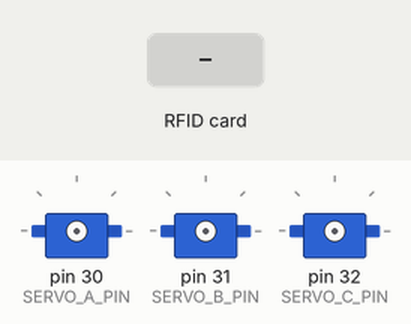
A sketch run on a simulated Arduino Mega 2560, built with avr-gcc and run on an emulated ATmega2560. Parts: 3 × servo. The test bench sets the inputs (shaded band). What the sketch prints to the serial monitor is not drawn.

Above: at 0.0 s.
At 4.6 s:
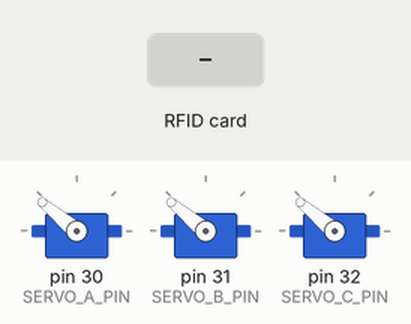
4.7 s: RFID card 5E 7A 19 C4 held to the reader
At 6.1 s:
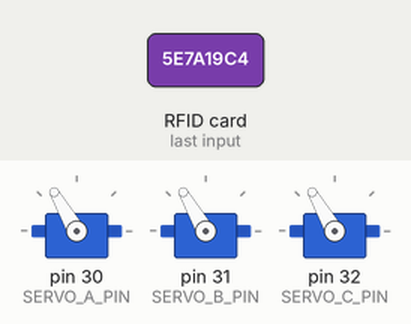
Timing chart, 0 to 9.1 s (numbered marks = the images above; inputs shaded):
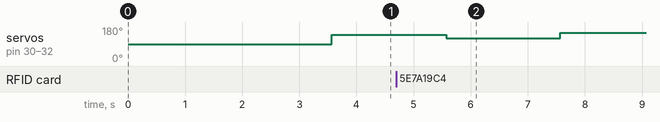

The sketch:

rfid_tommy.ino
```cpp
// #include <SPI.h>
// #include <MFRC522.h>
// #include <Wire.h>

// #define SS_PIN 10
// #define RST_PIN 9

// /* wat is de id van iedere chip? */
// int CHIP1[4] = { 132, 144, 108, 167 };
// int CHIP2[4] = { 132, 144, 108, 167 };
// int CHIP3[4] = { 132, 144, 108, 167 };
// int CHIP4[4] = { 132, 144, 108, 167 };gjdsgnjsdnjglkdsnlkagdnjkgnjldajgnfjkddfggggggggggg
// int CHIP5[4] = { 132, 144, 108, 167 };
// int CHIP6[4] = { 132, 144, 108, 167 };
// int CHIP7[4] = { 132, 144, 108, 167 };
// int CHIP8[4] = { 132, 144, 108, 167 };
// int CHIP9[4] = { 132, 144, 108, 167 };
// int CHIP10[4] = { 132, 144, 108, 167 };

// int beweegnaar;

// /*gejat van example*/

// MFRC522 rfid(SS_PIN, RST_PIN);

// MFRC522::MIFARE_Key key;

// byte nuidPICC[4];

// void setup() {
//   Wire.begin();

//   Serial.begin(9600);
//   SPI.begin();      // Init SPI bus
//   rfid.PCD_Init();  // Init MFRC522

//   for (byte i = 0; i < 6; i++) {
//     key.keyByte[i] = 0xFF;
//   }

//   Serial.println(F("Please scan your UAC badge"));
//   Serial.print(F("Tip: Have you filled out your UAC accidental death and dismemberment form yet? See Jessica in human resources for assistance"));
//   printHex(key.keyByte, MFRC522::MF_KEY_SIZE);
//   Serial.println(F(" _   _"));
//   Serial.println(F("| |_| |__   ___ _ __ __ _ _ __   ___  ___"));
//   Serial.println(F("| __| '_ \ / _ \ '__/ _` | '_ \ / _ \/ __|"));
//   Serial.println(F("| |_| | | |  __/ | | (_| | | | | (_) \__ "));
//   Serial.println(F(" \__|_| |_|\___|_|  \__,_|_| |_|\___/|___/"));
//   Serial.println(F(""));
// }

// void loop() {

//   // Reset the loop if no new card present on the sensor/reader. This saves the entire process when idle.
//   if (!rfid.PICC_IsNewCardPresent())
//     return;

//   // Verify if the NUID has been readed
//   if (!rfid.PICC_ReadCardSerial())
//     return;

//   Serial.print(F("PICC type: "));
//   MFRC522::PICC_Type piccType = rfid.PICC_GetType(rfid.uid.sak);
//   Serial.println(rfid.PICC_GetTypeName(piccType));

//   // Check is the PICC of Classic MIFARE type
//   if (piccType != MFRC522::PICC_TYPE_MIFARE_MINI && piccType != MFRC522::PICC_TYPE_MIFARE_1K && piccType != MFRC522::PICC_TYPE_MIFARE_4K) {
//     Serial.println(F("Verkeerde soort tag. Luca is een mongool."));
//     return;
//   }

//   if (rfid.uid.uidByte[0] != nuidPICC[0] || rfid.uid.uidByte[1] != nuidPICC[1] || rfid.uid.uidByte[2] != nuidPICC[2] || rfid.uid.uidByte[3] != nuidPICC[3]) {
//     Serial.println(F("Er is een tag gedetecteerd! Joepie!"));
//     Serial.println(F("Het ID is:"));

//     // Store NUID into nuidPICC array
//     for (byte i = 0; i < 4; i++) {
//       nuidPICC[i] = rfid.uid.uidByte[i];
//     }

//     printDec(rfid.uid.uidByte, rfid.uid.size);
//     Serial.println();

//     Serial.println(F("⠀⠀⠀⠀⠀⠀⠀⠀⠀⠀⠀⠀⠀⠀⠀⠀⠀⠀⠀⠀⠀⠀⢀⣠⣤⣤⣤⣀⠀⠀⠀⠀⠀⠀⠀⠀⠀⠀⠀⠀⠀⠀⠀⠀⠀⠀⠀⠀⠀"));
//     Serial.println(F("⠀⠀⠀⠀⠀⠀⠀⠀⠀⠀⠀⠀⠀⠀⠀⣀⣀⠀⠀⠀⢀⣴⠟⠉⠀⠀⠀⠈⠻⣦⡀⠀⠀⠀⣤⡀⠀⠀⠀⠀⠀⠀⠀⠀⠀⠀⠀⠀⠀"));
//     Serial.println(F("⠀⠀⠀⠀⠀⠀⠀⠀⠀⠀⠀⠀⠀⠀⢸⣿⣿⣷⣀⢀⣾⠿⠻⢶⣄⠀⠀⣠⣶⡿⠶⣄⣠⣾⣿⠗⠀⠀⠀⠀⠀⠀⠀⠀⠀⠀⠀⠀⠀"));
//     Serial.println(F("⠀⠀⠀⠀⠀⠀⠀⠀⠀⠀⠀⠀⠀⠀⠀⠀⠉⠉⢻⣿⣿⡿⣿⠿⣿⡿⢼⣿⣿⡿⣿⣎⡟⠉⠀⠀⠀⠀⠀⠀⠀⠀⠀⠀⠀⠀⠀⠀⠀"));
//     Serial.println(F("⠀⠀⠀⠀⠀⠀⠀⠀⠀⠀⠀⠀⠀⠀⠀⠀⠀⠀⣼⡟⠉⠛⢛⣛⡉⠀⠀⠙⠛⠻⠛⠑⣷⠀⠀⠀⠀⠀⠀⠀⠀⠀⠀⠀⠀⠀⠀⠀⠀"));
//     Serial.println(F("⠀⠀⠀⠀⠀⠀⠀⠀⠀⠀⠀⠀⠀⠀⠀⠀⠀⠈⣿⣀⣟⠻⢦⣀⡀⠀⠀⠀⠀⣀⡈⠻⣿⠀⠀⠀⠀⠀⠀⠀⠀⠀⠀⠀⠀⠀⠀⠀⠀"));
//     Serial.println(F("⠀⠀⠀⠀⠀⠀⠀⠀⠀⠀⠀⠀⠀⠀⠀⠀⢀⣼⡿⠉⡇⠀⠀⠛⠛⠛⠋⠉⠉⠀⠀⠀⠹⢧⡀⠀⠀⠀⠀⠀⠀⠀⠀⠀⠀⠀⠀⠀⠀"));
//     Serial.println(F("⠀⠀⠀⠀⠀⠀⠀⠀⠀⠀⠀⠀⠀⠀⠀⢀⣾⡟⠀⢦⡀⠀⠀⠀⠀⠀⠀⠀⠀⠀⠀⠀⠃⠀⠈⠑⠪⠷⠤⣀⠀⠀⠀⠀⠀⠀⠀⠀⠀"));
//     Serial.println(F("⠀⠀⠀⠀⠀⠀⠀⠀⠀⠀⠀⠀⢀⣠⣾⣿⣿⣿⣦⣼⠛⢦⣤⣄⡀⠀⠀⠀⠀⡀⠀⠀⠀⠀⠀⠀⠀⠀⠀⠀⠉⠑⠢⡀⠀⠀⠀⠀⠀"));
//     Serial.println(F("⠀⠀⠀⠀⠀⠀⠀⢀⣠⠴⠲⠖⠛⠻⣿⡿⠛⠉⠉⠻⠷⣦⣽⠿⠿⠒⠚⠋⠉⠁⡞⠁⠀⠀⠀⠀⠀⠀⠀⠀⠀⠀⠀⠘⢦⠀⠀⠀⠀"));
//     Serial.println(F("⠀⠀⠀⠀⠀⢀⣾⠛⠁⠀⠀⠀⠀⠀⠉⠀⠀⠀⠀⠀⠀⠀⠀⠀⠀⠀⠀⠤⠒⠉⠀⠀⠀⠀⠀⠀⠀⠀⠀⠀⠀⠀⠀⠀⠈⢣⠀⠀⠀"));
//     Serial.println(F("⠀⠀⠀⠀⣰⡿⠃⠀⠀⠀⠀⠀⠀⠀⠀⠀⠀⠀⠀⠀⠀⠀⠀⠀⣑⠀⠀⠀⠀⠀⠀⠀⠀⠀⠀⠀⠀⠀⠀⠀⠀⠀⠀⠀⠀⠈⡇⠀⠀"));
//     Serial.println(F("⠀⠀⠀⣰⣿⣁⠀⠀⠀⠀⠀⠀⠀⠀⠀⠀⠀⠀⠀⠀⠀⠀⠀⠀⣷⠀⠀⠀⠀⠀⠀⠀⠀⠀⠀⠀⠀⣾⣧⣄⠀⠀⠀⠀⠀⠀⢳⡀⠀"));
//     Serial.println(F("⠀⠀⠀⣿⡾⢿⣀⢀⣀⣦⣾⠃⠀⠀⠀⠀⠀⠀⠀⠀⠀⠀⠀⠀⣾⣀⠀⠀⠀⠀⠀⠀⠀⠀⠀⡰⣫⣿⡿⠟⠻⠶⠀⠀⠀⠀⠀⢳⠀"));
//     Serial.println(F("⠀⠀⢀⣿⣧⡾⣿⣿⣿⣿⣿⡷⣶⣤⡀⠀⠀⠀⠀⠀⠀⠀⢀⡴⢿⣿⣧⠀⡀⠀⢀⣀⣀⢒⣤⣶⣿⣿⠁⠀⠀⠀⠀⠀⠀⠀⠀⠀⡇"));
//     Serial.println(F("⠀⣸⠃⠀⠀⢸⠃⠀⠀⢸⣿⣿⣿⣿⣿⣿⣷⣾⣿⣿⠟⡉⠀⠀⠀⠈⠙⠛⠻⢿⣿⣿⣿⣿⣿⣿⣿⣿⠀⠀⠀⠀⠀⠀⠀⠀⠀⠀⡇"));
//     Serial.println(F("⠀⣿⠀⠀⢀⡏⠀⠀⠀⢸⣿⣿⣿⣿⣿⣿⣿⠿⠿⠛⠛⠉⠁⠀⠀⠀⠀⠀⠉⠠⠿⠟⠻⠟⠋⠉⢿⣿⣦⡀⢰⡀⠀⠀⠀⠀⠀⠀⠁"));
//     Serial.println(F("⢀⣿⡆⢀⡾⠀⠀⠀⠀⣾⠏⢿⣿⣿⣿⣯⣙⢷⡄⠀⠀⠀⠀⠀⢸⡄⠀⠀⠀⠀⠀⠀⠀⠀⢀⣤⣿⣻⢿⣷⣀⣷⣄⠀⠀⠀⠀⢸⠀"));
//     Serial.println(F("⢸⠃⠠⣼⠃⠀⠀⣠⣾⡟⠀⠈⢿⣿⡿⠿⣿⣿⡿⠿⠿⠿⠷⣄⠈⠿⠛⠻⠶⢶⣄⣀⣀⡠⠈⢛⡿⠃⠈⢿⣿⣿⡿⠀⠀⠀⠀⠀⡀"));
//     Serial.println(F("⠟⠀⠀⢻⣶⣶⣾⣿⡟⠁⠀⠀⢸⣿⢅⠀⠈⣿⡇⠀⠀⠀⠀⠀⣷⠂⠀⠀⠀⠀⠐⠋⠉⠉⠀⢸⠁⠀⠀⠀⢻⣿⠛⠀⠀⠀⠀⢀⠇"));
//     Serial.println(F("⠀⠀⠀⠀⠹⣿⣿⠋⠀⠀⠀⠀⢸⣧⠀⠰⡀⢸⣷⣤⣤⡄⠀⠀⣿⡀⠀⠀⠀⠀⠀⠀⠀⠀⢀⡆⠀⠀⠀⠀⡾⠀⠀⠀⠀⠀⠀⢼⡇"));
//     Serial.println(F("⠀⠀⠀⠀⠀⠙⢻⠄⠀⠀⠀⠀⣿⠉⠀⠀⠈⠓⢯⡉⠉⠉⢱⣶⠏⠙⠛⠚⠁⠀⠀⠀⠀⠀⣼⠇⠀⠀⠀⢀⡇⠀⠀⠀⠀⠀⠀⠀⡇"));
//     Serial.println(F("⠀⠀⠀⠀⠀⠀⠻⠄⠀⠀⠀⢀⣿⠀⢠⡄⠀⠀⠀⣁⠁⡀⠀⢠⠀⠀⠀⠀⠀⠀⠀⠀⢀⣐⡟⠀⠀⠀⠀⢸⡇⠀⠀⠀⠀⠀⠀⢠⡇"));

//     if (rfid.uid.uidByte[0] != CHIP1[0] || rfid.uid.uidByte[1] != CHIP1[1] || rfid.uid.uidByte[2] != CHIP1[2] || rfid.uid.uidByte[3] != CHIP1[3]) {
//       beweegnaar = 1;
//     }
//     if (rfid.uid.uidByte[0] != CHIP2[0] || rfid.uid.uidByte[1] != CHIP2[1] || rfid.uid.uidByte[2] != CHIP2[2] || rfid.uid.uidByte[3] != CHIP2[3]) {
//       beweegnaar = 2;
//     }
//     if (rfid.uid.uidByte[0] != CHIP3[0] || rfid.uid.uidByte[1] != CHIP3[1] || rfid.uid.uidByte[2] != CHIP3[2] || rfid.uid.uidByte[3] != CHIP3[3]) {
//       beweegnaar = 3;
//     }
//     if (rfid.uid.uidByte[0] != CHIP4[0] || rfid.uid.uidByte[1] != CHIP4[1] || rfid.uid.uidByte[2] != CHIP4[2] || rfid.uid.uidByte[3] != CHIP4[3]) {
//       beweegnaar = 4;
//     }
//     if (rfid.uid.uidByte[0] != CHIP5[0] || rfid.uid.uidByte[1] != CHIP5[1] || rfid.uid.uidByte[2] != CHIP5[2] || rfid.uid.uidByte[3] != CHIP5[3]) {
//       beweegnaar = 5;
//     }
//     if (rfid.uid.uidByte[0] != CHIP6[0] || rfid.uid.uidByte[1] != CHIP6[1] || rfid.uid.uidByte[2] != CHIP6[2] || rfid.uid.uidByte[3] != CHIP6[3]) {
//       beweegnaar = 6;
//     }
//     if (rfid.uid.uidByte[0] != CHIP7[0] || rfid.uid.uidByte[1] != CHIP7[1] || rfid.uid.uidByte[2] != CHIP7[2] || rfid.uid.uidByte[3] != CHIP7[3]) {
//       beweegnaar = 7;
//     }
//     if (rfid.uid.uidByte[0] != CHIP8[0] || rfid.uid.uidByte[1] != CHIP8[1] || rfid.uid.uidByte[2] != CHIP8[2] || rfid.uid.uidByte[3] != CHIP8[3]) {
//       beweegnaar = 8;
//     }
//     if (rfid.uid.uidByte[0] != CHIP9[0] || rfid.uid.uidByte[1] != CHIP9[1] || rfid.uid.uidByte[2] != CHIP9[2] || rfid.uid.uidByte[3] != CHIP9[3]) {
//       beweegnaar = 9;
//     }
//     if (rfid.uid.uidByte[0] != CHIP10[0] || rfid.uid.uidByte[1] != CHIP10[1] || rfid.uid.uidByte[2] != CHIP10[2] || rfid.uid.uidByte[3] != CHIP10[3]) {
//       beweegnaar = 10;
//     } else Serial.print("ERROR: chip is niet een van de 10");
//     return;

//     Serial.print(F("Plaats nu een medisch goedgekeurde beker in vakje: "));
//     Serial.println((beweegnaar));

//     Wire.beginTransmission(0x55);  // WELK ADRES??
//     Wire.write((beweegnaar));
//     Wire.endTransmission();

//     beweegnaar = 0;

//   } else Serial.println(F("Card read previously."));


//   // Halt PICC
//   rfid.PICC_HaltA();

//   // Stop encryption on PCD
//   rfid.PCD_StopCrypto1();
// }


// /**
//  * Helper routine to dump a byte array as hex values to Serial.
//  */
// void printHex(byte* buffer, byte bufferSize) {
//   for (byte i = 0; i < bufferSize; i++) {
//     Serial.print(buffer[i] < 0x10 ? " 0" : " ");
//     Serial.print(buffer[i], HEX);
//   }
// }

// /**
//  * Helper routine to dump a byte array as dec values to Serial.
//  */
// void printDec(byte* buffer, byte bufferSize) {
//   for (byte i = 0; i < bufferSize; i++) {
//     Serial.print(' ');
//     Serial.print(buffer[i], DEC);
//   }
// }
```

main_bot.cpp
```cpp
#include <Arduino.h>
#include <MFRC522.h>
#include <SPI.h>
#include <Wire.h>
#include <Servo.h>
#include <L298N.h>
void shrek();

/*Overflow sensor*/
#define SENSOR_OVERFLOW 12

/*Tank*/
#define SENSOR_TANK_LOW 13

/*Pump*/
#define PUMP_IN1    14
#define PUMP_IN2    15

/*Scanner*/
#define RC522_CS    53
#define RC522_RST   3

/*Buttons*/
#define BUTTON_START    9

/*Pump*/
L298N motor(PUMP_IN1, PUMP_IN2);

/*Servos*/
#define SERVO_A_PIN 30
#define SERVO_B_PIN 31
#define SERVO_C_PIN 32

#define SERVO_TIME_MIN  500
#define SERVO_TIME_MAX  2500
Servo servoA;
Servo servoB;
Servo servoC;

/*Scanner*/
MFRC522 rfid(RC522_CS, RC522_RST);

#define CARDLIST_UID_MAX_LEN    4
#define CARDLIST_UID_ENTRIES    3
char card_ids[CARDLIST_UID_ENTRIES][CARDLIST_UID_MAX_LEN]=
{
    {(char)0x53,(char)0x33,(char)0xA5,(char)0x91},
    {0,0,0,0},
    {0,0,0,0}
};

typedef struct
{
  float x,y,z;
} Vector3;

typedef struct
{
  float a,b,c;
} Servo_Angles;

const Vector3 coords[10]=
{
    {-15,30,100},
    {8,40,100},
    {-10,15,105},
    {12,25,100},
    {-5,0,105},
    {20,10,105},
    {0,-12,105},
    {25,-3,103},
    {8,-25,102},
    {31,-15,102}

};


Servo_Angles set_pos( Vector3 pos )
{
  Servo_Angles servo={0};

  servo.c+=sin(0)*pos.x;
  servo.a+=sin((2.0F/3.0F)*3.14F)*pos.x;
  servo.b+=sin(-(2.0F/3.0F)*3.14F)*pos.x;

  servo.c+=cos(0)*pos.y;
  servo.a+=cos((2.0F/3.0F)*3.14F)*pos.y;
  servo.b+=cos(-(2.0F/3.0F)*3.14F)*pos.y;

  servo.c+=pos.z;
  servo.a+=pos.z;
  servo.b+=pos.z;

  return servo;
}

void set_servos(Servo_Angles angs)
{
    servoA.write(angs.a);
    servoB.write(angs.b);
    servoC.write(angs.c);
}

void move_to(Vector3 pos)
{
    Serial.println("Going to: ");
    Serial.println(pos.x);
    Serial.println(pos.y);
    Serial.println(pos.z);

    Servo_Angles angs = set_pos({0,0,140});
    set_servos(angs);
    delay(2000);

    angs = set_pos({pos.x,pos.y,120});
    set_servos(angs);
    delay(2000);

    angs = set_pos({pos.x,pos.y,pos.z});
    set_servos(angs);
    delay(2000);
}

void move_home(Vector3 pos)
{
    Serial.println("Moving back home");
    Servo_Angles angs = set_pos({pos.x,pos.y,130});
    set_servos(angs);
    delay(2000);

    angs = set_pos({0,0,150});
    set_servos(angs);
    delay(2000);

}

/**
 * Helper routine to dump a byte array as hex values to Serial.
 */
void printHex(byte *buffer, byte bufferSize) {
  for (byte i = 0; i < bufferSize; i++) {
    Serial.print(buffer[i] < 0x10 ? " 0" : " ");
    Serial.print(buffer[i], HEX);
  }
}

/*Returns -1 on no match*/
int find_card()
{
    printHex(rfid.uid.uidByte, rfid.uid.size);
    for(int entry_i=0;entry_i<CARDLIST_UID_ENTRIES;entry_i++)
    {
        int comp = strcmp(card_ids[entry_i], (const char*)rfid.uid.uidByte);
        if(comp!=0) continue;

        Serial.println("MATCH");
        return entry_i;
    }

    return -1;
}

int scan_card()
{
    return 0;
}

#define STATE_INIT            -1
#define STATE_IDLE              0
#define STATE_READ              1
#define STATE_MOVING            2
#define STATE_INJECT            3
struct
{
    int state=STATE_INIT;
    int ID;
}
bot_sm_vars;

void bot_statemachine()
{
    static unsigned long lasttime;

    switch(bot_sm_vars.state)
    {
        case STATE_INIT:
        {
            Serial.println("Initializing RFID");
            pinMode(RC522_RST, OUTPUT);
            pinMode(RC522_CS, OUTPUT);
            rfid.PCD_Init(); // Init MFRC522

            move_to({0,0,150});

            Serial.println("Now scanning for cards...");
            bot_sm_vars.state = STATE_IDLE;

            break;
        }

        case STATE_IDLE:
        {
            /*Check if card is present*/
            if(!rfid.PICC_IsNewCardPresent()) break;
            Serial.println("Card detected");
            bot_sm_vars.state = STATE_READ;
            lasttime=millis();
            break;
        }

        case STATE_READ:
        {
            /*Timeout*/
            if(millis()-lasttime>1000)
            {
                Serial.println("Timeout");
                bot_sm_vars.state=STATE_IDLE;
                break;
            }

            /*Try to read card*/
            if(!rfid.PICC_ReadCardSerial()) break;
            Serial.println("Card read");

            /*Check type*/
            if(rfid.PICC_GetType(rfid.uid.sak) != MFRC522::PICC_TYPE_MIFARE_1K)
            {
                Serial.println("Incorrect card type");
                bot_sm_vars.state=STATE_IDLE;
                break;
            }

            Serial.println("READING");
            bot_sm_vars.ID = find_card();
            /*Card not found*/
            if(bot_sm_vars.ID==-1)
            {
                Serial.println("Card not found in database");
                bot_sm_vars.state=STATE_IDLE;
                break;
            }
            /*Card found*/
            bot_sm_vars.state=STATE_MOVING;
            break;
        }

        case STATE_MOVING:
        {
            /*Indicate position*/

            /*Wait till in position*/

            /*Wait till start*/
            if(digitalRead(BUTTON_START)) break;
            move_to(coords[bot_sm_vars.ID]);
            bot_sm_vars.state=STATE_INJECT;

            break;
        }

        case STATE_INJECT:
        {
            Serial.println("Injecting...");
            motor.forward();
            motor.setSpeed(255);
            delay(4000);
            motor.stop();
            delay(1000);
            move_home(coords[bot_sm_vars.ID]);
            bot_sm_vars.state=STATE_IDLE;
            break;
        }
    }
}

void setup()
{

    Serial.begin(9600);
    while(!Serial);
    shrek();
    SPI.begin(); // Init SPI bus

    pinMode(BUTTON_START, INPUT_PULLUP);

    servoA.attach(SERVO_A_PIN,SERVO_TIME_MIN, SERVO_TIME_MAX);
    servoB.attach(SERVO_B_PIN,SERVO_TIME_MIN, SERVO_TIME_MAX);
    servoC.attach(SERVO_C_PIN,SERVO_TIME_MIN, SERVO_TIME_MAX);
}

void loop()
{
    bot_statemachine();
    delay(5);
}

void shrek()
{
        Serial.println(F("⠀⠀⠀⠀⠀⠀⠀⠀⠀⠀⠀⠀⠀⠀⠀⠀⠀⠀⠀⠀⠀⠀⢀⣠⣤⣤⣤⣀⠀⠀⠀⠀⠀⠀⠀⠀⠀⠀⠀⠀⠀⠀⠀⠀⠀⠀⠀⠀⠀"));
    Serial.println(F("⠀⠀⠀⠀⠀⠀⠀⠀⠀⠀⠀⠀⠀⠀⠀⣀⣀⠀⠀⠀⢀⣴⠟⠉⠀⠀⠀⠈⠻⣦⡀⠀⠀⠀⣤⡀⠀⠀⠀⠀⠀⠀⠀⠀⠀⠀⠀⠀⠀"));
    Serial.println(F("⠀⠀⠀⠀⠀⠀⠀⠀⠀⠀⠀⠀⠀⠀⢸⣿⣿⣷⣀⢀⣾⠿⠻⢶⣄⠀⠀⣠⣶⡿⠶⣄⣠⣾⣿⠗⠀⠀⠀⠀⠀⠀⠀⠀⠀⠀⠀⠀⠀"));
    Serial.println(F("⠀⠀⠀⠀⠀⠀⠀⠀⠀⠀⠀⠀⠀⠀⠀⠀⠉⠉⢻⣿⣿⡿⣿⠿⣿⡿⢼⣿⣿⡿⣿⣎⡟⠉⠀⠀⠀⠀⠀⠀⠀⠀⠀⠀⠀⠀⠀⠀⠀"));
    Serial.println(F("⠀⠀⠀⠀⠀⠀⠀⠀⠀⠀⠀⠀⠀⠀⠀⠀⠀⠀⣼⡟⠉⠛⢛⣛⡉⠀⠀⠙⠛⠻⠛⠑⣷⠀⠀⠀⠀⠀⠀⠀⠀⠀⠀⠀⠀⠀⠀⠀⠀"));
    Serial.println(F("⠀⠀⠀⠀⠀⠀⠀⠀⠀⠀⠀⠀⠀⠀⠀⠀⠀⠈⣿⣀⣟⠻⢦⣀⡀⠀⠀⠀⠀⣀⡈⠻⣿⠀⠀⠀⠀⠀⠀⠀⠀⠀⠀⠀⠀⠀⠀⠀⠀"));
    Serial.println(F("⠀⠀⠀⠀⠀⠀⠀⠀⠀⠀⠀⠀⠀⠀⠀⠀⢀⣼⡿⠉⡇⠀⠀⠛⠛⠛⠋⠉⠉⠀⠀⠀⠹⢧⡀⠀⠀⠀⠀⠀⠀⠀⠀⠀⠀⠀⠀⠀⠀"));
    Serial.println(F("⠀⠀⠀⠀⠀⠀⠀⠀⠀⠀⠀⠀⠀⠀⠀⢀⣾⡟⠀⢦⡀⠀⠀⠀⠀⠀⠀⠀⠀⠀⠀⠀⠃⠀⠈⠑⠪⠷⠤⣀⠀⠀⠀⠀⠀⠀⠀⠀⠀"));
    Serial.println(F("⠀⠀⠀⠀⠀⠀⠀⠀⠀⠀⠀⠀⢀⣠⣾⣿⣿⣿⣦⣼⠛⢦⣤⣄⡀⠀⠀⠀⠀⡀⠀⠀⠀⠀⠀⠀⠀⠀⠀⠀⠉⠑⠢⡀⠀⠀⠀⠀⠀"));
    Serial.println(F("⠀⠀⠀⠀⠀⠀⠀⢀⣠⠴⠲⠖⠛⠻⣿⡿⠛⠉⠉⠻⠷⣦⣽⠿⠿⠒⠚⠋⠉⠁⡞⠁⠀⠀⠀⠀⠀⠀⠀⠀⠀⠀⠀⠘⢦⠀⠀⠀⠀"));
    Serial.println(F("⠀⠀⠀⠀⠀⢀⣾⠛⠁⠀⠀⠀⠀⠀⠉⠀⠀⠀⠀⠀⠀⠀⠀⠀⠀⠀⠀⠤⠒⠉⠀⠀⠀⠀⠀⠀⠀⠀⠀⠀⠀⠀⠀⠀⠈⢣⠀⠀⠀"));
    Serial.println(F("⠀⠀⠀⠀⣰⡿⠃⠀⠀⠀⠀⠀⠀⠀⠀⠀⠀⠀⠀⠀⠀⠀⠀⠀⣑⠀⠀⠀⠀⠀⠀⠀⠀⠀⠀⠀⠀⠀⠀⠀⠀⠀⠀⠀⠀⠈⡇⠀⠀"));
    Serial.println(F("⠀⠀⠀⣰⣿⣁⠀⠀⠀⠀⠀⠀⠀⠀⠀⠀⠀⠀⠀⠀⠀⠀⠀⠀⣷⠀⠀⠀⠀⠀⠀⠀⠀⠀⠀⠀⠀⣾⣧⣄⠀⠀⠀⠀⠀⠀⢳⡀⠀"));
    Serial.println(F("⠀⠀⠀⣿⡾⢿⣀⢀⣀⣦⣾⠃⠀⠀⠀⠀⠀⠀⠀⠀⠀⠀⠀⠀⣾⣀⠀⠀⠀⠀⠀⠀⠀⠀⠀⡰⣫⣿⡿⠟⠻⠶⠀⠀⠀⠀⠀⢳⠀"));
    Serial.println(F("⠀⠀⢀⣿⣧⡾⣿⣿⣿⣿⣿⡷⣶⣤⡀⠀⠀⠀⠀⠀⠀⠀⢀⡴⢿⣿⣧⠀⡀⠀⢀⣀⣀⢒⣤⣶⣿⣿⠁⠀⠀⠀⠀⠀⠀⠀⠀⠀⡇"));
    Serial.println(F("⠀⣸⠃⠀⠀⢸⠃⠀⠀⢸⣿⣿⣿⣿⣿⣿⣷⣾⣿⣿⠟⡉⠀⠀⠀⠈⠙⠛⠻⢿⣿⣿⣿⣿⣿⣿⣿⣿⠀⠀⠀⠀⠀⠀⠀⠀⠀⠀⡇"));
    Serial.println(F("⠀⣿⠀⠀⢀⡏⠀⠀⠀⢸⣿⣿⣿⣿⣿⣿⣿⠿⠿⠛⠛⠉⠁⠀⠀⠀⠀⠀⠉⠠⠿⠟⠻⠟⠋⠉⢿⣿⣦⡀⢰⡀⠀⠀⠀⠀⠀⠀⠁"));
    Serial.println(F("⢀⣿⡆⢀⡾⠀⠀⠀⠀⣾⠏⢿⣿⣿⣿⣯⣙⢷⡄⠀⠀⠀⠀⠀⢸⡄⠀⠀⠀⠀⠀⠀⠀⠀⢀⣤⣿⣻⢿⣷⣀⣷⣄⠀⠀⠀⠀⢸⠀"));
    Serial.println(F("⢸⠃⠠⣼⠃⠀⠀⣠⣾⡟⠀⠈⢿⣿⡿⠿⣿⣿⡿⠿⠿⠿⠷⣄⠈⠿⠛⠻⠶⢶⣄⣀⣀⡠⠈⢛⡿⠃⠈⢿⣿⣿⡿⠀⠀⠀⠀⠀⡀"));
    Serial.println(F("⠟⠀⠀⢻⣶⣶⣾⣿⡟⠁⠀⠀⢸⣿⢅⠀⠈⣿⡇⠀⠀⠀⠀⠀⣷⠂⠀⠀⠀⠀⠐⠋⠉⠉⠀⢸⠁⠀⠀⠀⢻⣿⠛⠀⠀⠀⠀⢀⠇"));
    Serial.println(F("⠀⠀⠀⠀⠹⣿⣿⠋⠀⠀⠀⠀⢸⣧⠀⠰⡀⢸⣷⣤⣤⡄⠀⠀⣿⡀⠀⠀⠀⠀⠀⠀⠀⠀⢀⡆⠀⠀⠀⠀⡾⠀⠀⠀⠀⠀⠀⢼⡇"));
    Serial.println(F("⠀⠀⠀⠀⠀⠙⢻⠄⠀⠀⠀⠀⣿⠉⠀⠀⠈⠓⢯⡉⠉⠉⢱⣶⠏⠙⠛⠚⠁⠀⠀⠀⠀⠀⣼⠇⠀⠀⠀⢀⡇⠀⠀⠀⠀⠀⠀⠀⡇"));
    Serial.println(F("⠀⠀⠀⠀⠀⠀⠻⠄⠀⠀⠀⢀⣿⠀⢠⡄⠀⠀⠀⣁⠁⡀⠀⢠⠀⠀⠀⠀⠀⠀⠀⠀⢀⣐⡟⠀⠀⠀⠀⢸⡇⠀⠀⠀⠀⠀⠀⢠⡇"));
}
```

main_test.cpp
```cpp
// #include <L298N.h>

// // Pin definition
// const unsigned int IN1 = 7;
// const unsigned int IN2 = 8;
// const unsigned int EN = 10;

// // Create one motor instance
// L298N motor(EN, IN1, IN2);
// void motordingetje() {
//     motor.setSpeed(255);

//     // Tell the motor to go forward (may depend by your wiring)
//     motor.forward();

//     delay(3000);

//     // Stop
//     motor.stop();

//     // Change speed
//     motor.setSpeed(255);

//     // Tell the motor to go back (may depend by your wiring)
//     // motor.backward();

//     // delay(3000);

//     motor.stop();

//     delay(1000);
// }
```

scanner.cpp
```cpp
// #include <Arduino.h>
// #include <Wire.h>

// #define I2C_ADDRESS     0x01

// uint8_t new_card=0;
// uint8_t UID[8];

// void I2C_got_request()
// {
//     Serial.println("Got request");
//     static int b;
//     b=!b;
//     digitalWrite(LED_BUILTIN, b);

//     Wire.write(new_card);
//     Wire.write(UID, sizeof(UID));
//     Serial.println("Answered\n");

// }

// void setup()
// {
//     Serial.begin(9600);
//     pinMode(LED_BUILTIN, OUTPUT);
//     Wire.begin(I2C_ADDRESS);
//     Wire.onRequest(I2C_got_request);

//     UID[0]=0x12;
//     new_card=0x1;
// }

// void loop()
// {

// }
```

sendtest.cpp
```cpp
// #include <Arduino.h>
// #include <Wire.h>

// #define I2C_ADDRESS     0x02

// void setup()
// {
//     Serial.begin(9600);
//     Wire.begin(I2C_ADDRESS);
// }

// int b=1;
// void loop()
// {
//     uint8_t buff[9]={0};
//     Wire.requestFrom(0x01, 9, 1);
//     Wire.readBytes(buff, 9);
//     Serial.print(buff[1]);
//     delay(500);
// }
```

Source omitted: moduletest.cpp (5007 bytes), testcode.cpp (3982 bytes)
